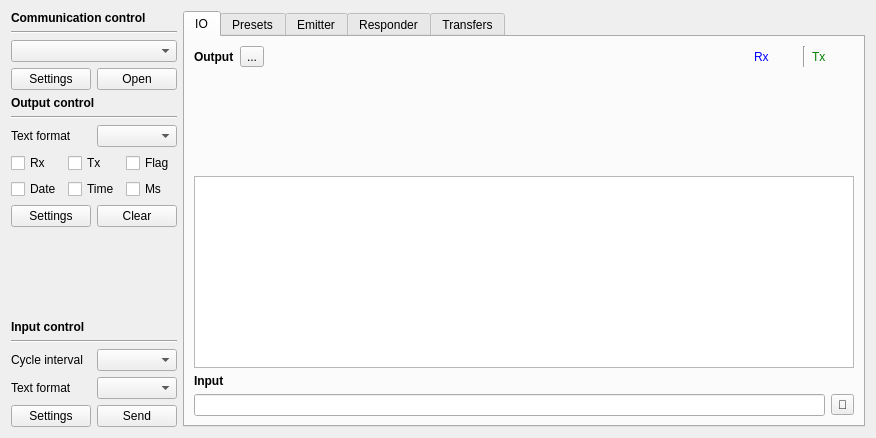
<?xml version="1.0" encoding="UTF-8"?>
<ui version="4.0">
 <class>Page</class>
 <widget class="QWidget" name="Page">
  <property name="geometry">
   <rect>
    <x>0</x>
    <y>0</y>
    <width>876</width>
    <height>438</height>
   </rect>
  </property>
  <property name="windowTitle">
   <string notr="true">Form</string>
  </property>
  <layout class="QHBoxLayout" name="horizontalLayout_7">
   <item>
    <widget class="QWidget" name="widgetController" native="true">
     <layout class="QGridLayout" name="gridLayout">
      <property name="leftMargin">
       <number>0</number>
      </property>
      <property name="topMargin">
       <number>0</number>
      </property>
      <property name="rightMargin">
       <number>0</number>
      </property>
      <property name="bottomMargin">
       <number>0</number>
      </property>
      <item row="16" column="0">
       <widget class="QLabel" name="label_6">
        <property name="text">
         <string>Text format</string>
        </property>
       </widget>
      </item>
      <item row="8" column="0" colspan="2">
       <widget class="Line" name="line_2">
        <property name="orientation">
         <enum>Qt::Orientation::Horizontal</enum>
        </property>
       </widget>
      </item>
      <item row="2" column="0" colspan="2">
       <widget class="QComboBox" name="comboBoxDeviceTypes"/>
      </item>
      <item row="12" column="0">
       <spacer name="verticalSpacer">
        <property name="orientation">
         <enum>Qt::Orientation::Vertical</enum>
        </property>
        <property name="sizeHint" stdset="0">
         <size>
          <width>20</width>
          <height>40</height>
         </size>
        </property>
       </spacer>
      </item>
      <item row="9" column="1">
       <widget class="QComboBox" name="comboBoxOutputFormat"/>
      </item>
      <item row="0" column="0" colspan="2">
       <widget class="QLabel" name="label">
        <property name="font">
         <font>
          <bold>true</bold>
         </font>
        </property>
        <property name="text">
         <string>Communication control</string>
        </property>
       </widget>
      </item>
      <item row="10" column="0" colspan="2">
       <layout class="QGridLayout" name="gridLayout_2">
        <item row="0" column="0">
         <widget class="QCheckBox" name="checkBoxOutputRx">
          <property name="text">
           <string>Rx</string>
          </property>
         </widget>
        </item>
        <item row="0" column="1">
         <widget class="QCheckBox" name="checkBoxOutputTx">
          <property name="text">
           <string>Tx</string>
          </property>
         </widget>
        </item>
        <item row="1" column="0">
         <widget class="QCheckBox" name="checkBoxOutputDate">
          <property name="text">
           <string>Date</string>
          </property>
         </widget>
        </item>
        <item row="0" column="2">
         <widget class="QCheckBox" name="checkBoxOutputFlag">
          <property name="text">
           <string>Flag</string>
          </property>
         </widget>
        </item>
        <item row="1" column="1">
         <widget class="QCheckBox" name="checkBoxOutputTime">
          <property name="text">
           <string>Time</string>
          </property>
         </widget>
        </item>
        <item row="1" column="2">
         <widget class="QCheckBox" name="checkBoxOutputMs">
          <property name="text">
           <string>Ms</string>
          </property>
         </widget>
        </item>
       </layout>
      </item>
      <item row="11" column="0" colspan="2">
       <layout class="QHBoxLayout" name="horizontalLayout_3">
        <item>
         <widget class="QPushButton" name="pushButtonOutputSettings">
          <property name="text">
           <string>Settings</string>
          </property>
         </widget>
        </item>
        <item>
         <widget class="QPushButton" name="pushButtonOutputClear">
          <property name="text">
           <string>Clear</string>
          </property>
         </widget>
        </item>
       </layout>
      </item>
      <item row="15" column="0">
       <widget class="QLabel" name="label_5">
        <property name="text">
         <string>Cycle interval</string>
        </property>
       </widget>
      </item>
      <item row="1" column="0" colspan="2">
       <widget class="Line" name="line">
        <property name="orientation">
         <enum>Qt::Orientation::Horizontal</enum>
        </property>
       </widget>
      </item>
      <item row="17" column="0" colspan="2">
       <layout class="QHBoxLayout" name="horizontalLayout">
        <item>
         <widget class="QPushButton" name="pushButtonInputSettings">
          <property name="text">
           <string>Settings</string>
          </property>
         </widget>
        </item>
        <item>
         <widget class="QPushButton" name="pushButtonInputWriteBytes">
          <property name="text">
           <string>Send</string>
          </property>
         </widget>
        </item>
       </layout>
      </item>
      <item row="5" column="0" colspan="2">
       <layout class="QHBoxLayout" name="horizontalLayout_2">
        <item>
         <widget class="QPushButton" name="pushButtonDeviceSettings">
          <property name="text">
           <string>Settings</string>
          </property>
         </widget>
        </item>
        <item>
         <widget class="QPushButton" name="pushButtonDeviceOpen">
          <property name="text">
           <string>Open</string>
          </property>
         </widget>
        </item>
       </layout>
      </item>
      <item row="15" column="1">
       <widget class="QComboBox" name="comboBoxInputInterval">
        <property name="toolTip">
         <string notr="true">ms</string>
        </property>
       </widget>
      </item>
      <item row="7" column="0" colspan="2">
       <widget class="QLabel" name="label_2">
        <property name="font">
         <font>
          <bold>true</bold>
         </font>
        </property>
        <property name="text">
         <string>Output control</string>
        </property>
       </widget>
      </item>
      <item row="3" column="0" colspan="2">
       <layout class="QVBoxLayout" name="verticalLayoutDeviceController"/>
      </item>
      <item row="9" column="0">
       <widget class="QLabel" name="label_7">
        <property name="text">
         <string>Text format</string>
        </property>
       </widget>
      </item>
      <item row="16" column="1">
       <widget class="QComboBox" name="comboBoxInputFormat"/>
      </item>
      <item row="13" column="0" colspan="2">
       <widget class="QLabel" name="label_3">
        <property name="font">
         <font>
          <bold>true</bold>
         </font>
        </property>
        <property name="text">
         <string>Input control</string>
        </property>
       </widget>
      </item>
      <item row="14" column="0" colspan="2">
       <widget class="Line" name="line_3">
        <property name="orientation">
         <enum>Qt::Orientation::Horizontal</enum>
        </property>
       </widget>
      </item>
     </layout>
    </widget>
   </item>
   <item>
    <widget class="QTabWidget" name="tabWidget">
     <property name="currentIndex">
      <number>0</number>
     </property>
     <widget class="QWidget" name="tabIO">
      <attribute name="title">
       <string>IO</string>
      </attribute>
      <layout class="QVBoxLayout" name="verticalLayout">
       <item>
        <layout class="QHBoxLayout" name="horizontalLayoutOutput">
         <item>
          <widget class="QLabel" name="label_4">
           <property name="font">
            <font>
             <bold>true</bold>
            </font>
           </property>
           <property name="text">
            <string>Output</string>
           </property>
          </widget>
         </item>
         <item>
          <widget class="QToolButton" name="toolButtonCharts">
           <property name="text">
            <string notr="true">...</string>
           </property>
          </widget>
         </item>
         <item>
          <widget class="QWidget" name="widgetChartsController" native="true"/>
         </item>
         <item>
          <widget class="QLabel" name="label_8">
           <property name="sizePolicy">
            <sizepolicy hsizetype="Expanding" vsizetype="Preferred">
             <horstretch>0</horstretch>
             <verstretch>0</verstretch>
            </sizepolicy>
           </property>
           <property name="text">
            <string notr="true"/>
           </property>
          </widget>
         </item>
         <item>
          <widget class="QWidget" name="widgetRxTxInfo" native="true">
           <property name="minimumSize">
            <size>
             <width>100</width>
             <height>0</height>
            </size>
           </property>
           <layout class="QHBoxLayout" name="horizontalLayout_6">
            <property name="leftMargin">
             <number>0</number>
            </property>
            <property name="topMargin">
             <number>0</number>
            </property>
            <property name="rightMargin">
             <number>0</number>
            </property>
            <property name="bottomMargin">
             <number>0</number>
            </property>
            <item>
             <widget class="QLabel" name="labelRx">
              <property name="sizePolicy">
               <sizepolicy hsizetype="Fixed" vsizetype="Preferred">
                <horstretch>0</horstretch>
                <verstretch>0</verstretch>
               </sizepolicy>
              </property>
              <property name="styleSheet">
               <string notr="true">color:blue</string>
              </property>
              <property name="text">
               <string notr="true">Rx</string>
              </property>
             </widget>
            </item>
            <item>
             <widget class="QLabel" name="labelRxInfo">
              <property name="text">
               <string notr="true"/>
              </property>
             </widget>
            </item>
            <item>
             <widget class="Line" name="line_4">
              <property name="orientation">
               <enum>Qt::Orientation::Vertical</enum>
              </property>
             </widget>
            </item>
            <item>
             <widget class="QLabel" name="labelTx">
              <property name="sizePolicy">
               <sizepolicy hsizetype="Fixed" vsizetype="Preferred">
                <horstretch>0</horstretch>
                <verstretch>0</verstretch>
               </sizepolicy>
              </property>
              <property name="styleSheet">
               <string notr="true">color:green</string>
              </property>
              <property name="text">
               <string notr="true">Tx</string>
              </property>
             </widget>
            </item>
            <item>
             <widget class="QLabel" name="labelTxInfo">
              <property name="text">
               <string notr="true"/>
              </property>
             </widget>
            </item>
           </layout>
          </widget>
         </item>
        </layout>
       </item>
       <item>
        <widget class="QWidget" name="widgetCharts" native="true">
         <property name="sizePolicy">
          <sizepolicy hsizetype="Preferred" vsizetype="Expanding">
           <horstretch>0</horstretch>
           <verstretch>0</verstretch>
          </sizepolicy>
         </property>
        </widget>
       </item>
       <item>
        <widget class="QTextBrowser" name="textBrowserOutput"/>
       </item>
       <item>
        <layout class="QHBoxLayout" name="horizontalLayout_5">
         <item>
          <widget class="QLabel" name="label_10">
           <property name="font">
            <font>
             <bold>true</bold>
            </font>
           </property>
           <property name="text">
            <string>Input</string>
           </property>
          </widget>
         </item>
         <item>
          <widget class="QLabel" name="labelInfo">
           <property name="sizePolicy">
            <sizepolicy hsizetype="Expanding" vsizetype="Preferred">
             <horstretch>0</horstretch>
             <verstretch>0</verstretch>
            </sizepolicy>
           </property>
           <property name="text">
            <string notr="true"/>
           </property>
          </widget>
         </item>
         <item>
          <widget class="QLabel" name="labelCrc">
           <property name="text">
            <string notr="true"/>
           </property>
          </widget>
         </item>
        </layout>
       </item>
       <item>
        <layout class="QHBoxLayout" name="horizontalLayout_4">
         <item>
          <widget class="QLineEdit" name="lineEditInput"/>
         </item>
         <item>
          <widget class="QToolButton" name="toolButtonInputPreset">
           <property name="text">
            <string>📄</string>
           </property>
          </widget>
         </item>
        </layout>
       </item>
      </layout>
     </widget>
     <widget class="PresetView" name="tabPreset">
      <attribute name="title">
       <string>Presets</string>
      </attribute>
     </widget>
     <widget class="EmitterView" name="tabEmitter">
      <attribute name="title">
       <string>Emitter</string>
      </attribute>
     </widget>
     <widget class="ResponderView" name="tabResponder">
      <attribute name="title">
       <string>Responder</string>
      </attribute>
     </widget>
     <widget class="TransfersView" name="tabTransfers">
      <attribute name="title">
       <string>Transfers</string>
      </attribute>
     </widget>
    </widget>
   </item>
  </layout>
 </widget>
 <customwidgets>
  <customwidget>
   <class>PresetView</class>
   <extends>QWidget</extends>
   <header location="global">page/preset/presetview.h</header>
   <container>1</container>
  </customwidget>
  <customwidget>
   <class>ResponderView</class>
   <extends>QWidget</extends>
   <header location="global">page/responder/responderview.h</header>
   <container>1</container>
  </customwidget>
  <customwidget>
   <class>EmitterView</class>
   <extends>QWidget</extends>
   <header location="global">page/emitter/emitterview.h</header>
   <container>1</container>
  </customwidget>
  <customwidget>
   <class>TransfersView</class>
   <extends>QWidget</extends>
   <header location="global">page/transfer/transfersview.h</header>
   <container>1</container>
  </customwidget>
 </customwidgets>
 <tabstops>
  <tabstop>comboBoxDeviceTypes</tabstop>
  <tabstop>pushButtonDeviceSettings</tabstop>
  <tabstop>pushButtonDeviceOpen</tabstop>
  <tabstop>comboBoxOutputFormat</tabstop>
  <tabstop>checkBoxOutputRx</tabstop>
  <tabstop>checkBoxOutputTx</tabstop>
  <tabstop>checkBoxOutputFlag</tabstop>
  <tabstop>checkBoxOutputDate</tabstop>
  <tabstop>checkBoxOutputTime</tabstop>
  <tabstop>checkBoxOutputMs</tabstop>
  <tabstop>pushButtonOutputSettings</tabstop>
  <tabstop>pushButtonOutputClear</tabstop>
  <tabstop>comboBoxInputInterval</tabstop>
  <tabstop>comboBoxInputFormat</tabstop>
  <tabstop>pushButtonInputSettings</tabstop>
  <tabstop>pushButtonInputWriteBytes</tabstop>
  <tabstop>tabWidget</tabstop>
  <tabstop>textBrowserOutput</tabstop>
  <tabstop>lineEditInput</tabstop>
  <tabstop>toolButtonInputPreset</tabstop>
 </tabstops>
 <resources/>
 <connections>
  <connection>
   <sender>pushButtonOutputClear</sender>
   <signal>clicked()</signal>
   <receiver>textBrowserOutput</receiver>
   <slot>clear()</slot>
   <hints>
    <hint type="sourcelabel">
     <x>167</x>
     <y>243</y>
    </hint>
    <hint type="destinationlabel">
     <x>231</x>
     <y>245</y>
    </hint>
   </hints>
  </connection>
 </connections>
</ui>
